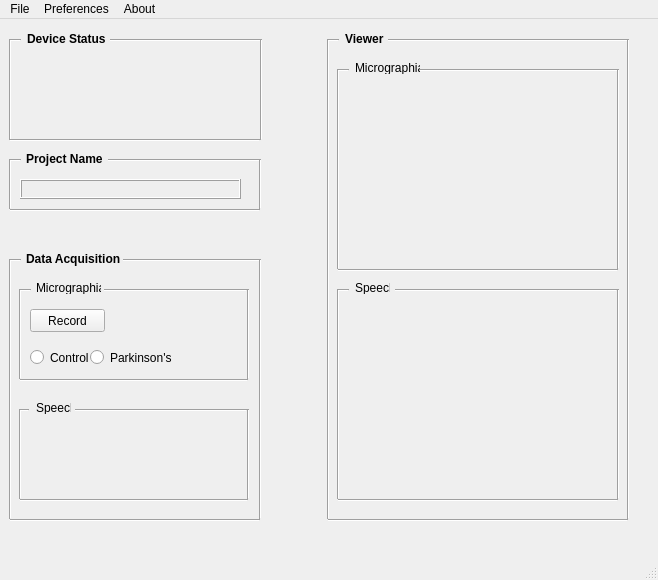
<?xml version="1.0" encoding="UTF-8"?>
<ui version="4.0">
 <class>MainWindow</class>
 <widget class="QMainWindow" name="MainWindow">
  <property name="geometry">
   <rect>
    <x>0</x>
    <y>0</y>
    <width>658</width>
    <height>580</height>
   </rect>
  </property>
  <property name="windowTitle">
   <string>MainWindow</string>
  </property>
  <widget class="QWidget" name="centralwidget">
   <widget class="Line" name="line">
    <property name="geometry">
     <rect>
      <x>2</x>
      <y>20</y>
      <width>16</width>
      <height>101</height>
     </rect>
    </property>
    <property name="orientation">
     <enum>Qt::Vertical</enum>
    </property>
   </widget>
   <widget class="Line" name="line_2">
    <property name="geometry">
     <rect>
      <x>11</x>
      <y>20</y>
      <width>10</width>
      <height>3</height>
     </rect>
    </property>
    <property name="orientation">
     <enum>Qt::Horizontal</enum>
    </property>
   </widget>
   <widget class="Line" name="line_3">
    <property name="geometry">
     <rect>
      <x>10</x>
      <y>120</y>
      <width>250</width>
      <height>3</height>
     </rect>
    </property>
    <property name="orientation">
     <enum>Qt::Horizontal</enum>
    </property>
   </widget>
   <widget class="QLabel" name="label">
    <property name="geometry">
     <rect>
      <x>27</x>
      <y>12</y>
      <width>81</width>
      <height>16</height>
     </rect>
    </property>
    <property name="font">
     <font>
      <weight>75</weight>
      <bold>true</bold>
     </font>
    </property>
    <property name="text">
     <string>Device Status</string>
    </property>
   </widget>
   <widget class="Line" name="line_4">
    <property name="geometry">
     <rect>
      <x>110</x>
      <y>20</y>
      <width>151</width>
      <height>3</height>
     </rect>
    </property>
    <property name="orientation">
     <enum>Qt::Horizontal</enum>
    </property>
   </widget>
   <widget class="Line" name="line_5">
    <property name="geometry">
     <rect>
      <x>253</x>
      <y>20</y>
      <width>16</width>
      <height>101</height>
     </rect>
    </property>
    <property name="orientation">
     <enum>Qt::Vertical</enum>
    </property>
   </widget>
   <widget class="Line" name="line_6">
    <property name="geometry">
     <rect>
      <x>11</x>
      <y>140</y>
      <width>10</width>
      <height>3</height>
     </rect>
    </property>
    <property name="orientation">
     <enum>Qt::Horizontal</enum>
    </property>
   </widget>
   <widget class="QLabel" name="label_2">
    <property name="geometry">
     <rect>
      <x>26</x>
      <y>132</y>
      <width>81</width>
      <height>16</height>
     </rect>
    </property>
    <property name="font">
     <font>
      <weight>75</weight>
      <bold>true</bold>
     </font>
    </property>
    <property name="text">
     <string>Project Name</string>
    </property>
   </widget>
   <widget class="Line" name="line_7">
    <property name="geometry">
     <rect>
      <x>108</x>
      <y>140</y>
      <width>152</width>
      <height>3</height>
     </rect>
    </property>
    <property name="orientation">
     <enum>Qt::Horizontal</enum>
    </property>
   </widget>
   <widget class="Line" name="line_8">
    <property name="geometry">
     <rect>
      <x>252</x>
      <y>140</y>
      <width>16</width>
      <height>50</height>
     </rect>
    </property>
    <property name="orientation">
     <enum>Qt::Vertical</enum>
    </property>
   </widget>
   <widget class="Line" name="line_9">
    <property name="geometry">
     <rect>
      <x>2</x>
      <y>140</y>
      <width>16</width>
      <height>50</height>
     </rect>
    </property>
    <property name="orientation">
     <enum>Qt::Vertical</enum>
    </property>
   </widget>
   <widget class="Line" name="line_10">
    <property name="geometry">
     <rect>
      <x>10</x>
      <y>190</y>
      <width>250</width>
      <height>3</height>
     </rect>
    </property>
    <property name="orientation">
     <enum>Qt::Horizontal</enum>
    </property>
   </widget>
   <widget class="Line" name="line_11">
    <property name="geometry">
     <rect>
      <x>2</x>
      <y>240</y>
      <width>16</width>
      <height>260</height>
     </rect>
    </property>
    <property name="orientation">
     <enum>Qt::Vertical</enum>
    </property>
   </widget>
   <widget class="Line" name="line_12">
    <property name="geometry">
     <rect>
      <x>252</x>
      <y>240</y>
      <width>16</width>
      <height>260</height>
     </rect>
    </property>
    <property name="orientation">
     <enum>Qt::Vertical</enum>
    </property>
   </widget>
   <widget class="Line" name="line_13">
    <property name="geometry">
     <rect>
      <x>123</x>
      <y>240</y>
      <width>137</width>
      <height>3</height>
     </rect>
    </property>
    <property name="orientation">
     <enum>Qt::Horizontal</enum>
    </property>
   </widget>
   <widget class="Line" name="line_14">
    <property name="geometry">
     <rect>
      <x>11</x>
      <y>240</y>
      <width>10</width>
      <height>3</height>
     </rect>
    </property>
    <property name="orientation">
     <enum>Qt::Horizontal</enum>
    </property>
   </widget>
   <widget class="QLabel" name="label_3">
    <property name="geometry">
     <rect>
      <x>26</x>
      <y>232</y>
      <width>101</width>
      <height>16</height>
     </rect>
    </property>
    <property name="font">
     <font>
      <weight>75</weight>
      <bold>true</bold>
     </font>
    </property>
    <property name="text">
     <string>Data Acquisition</string>
    </property>
   </widget>
   <widget class="Line" name="line_15">
    <property name="geometry">
     <rect>
      <x>10</x>
      <y>500</y>
      <width>250</width>
      <height>3</height>
     </rect>
    </property>
    <property name="orientation">
     <enum>Qt::Horizontal</enum>
    </property>
   </widget>
   <widget class="Line" name="line_16">
    <property name="geometry">
     <rect>
      <x>12</x>
      <y>270</y>
      <width>16</width>
      <height>90</height>
     </rect>
    </property>
    <property name="orientation">
     <enum>Qt::Vertical</enum>
    </property>
   </widget>
   <widget class="Line" name="line_17">
    <property name="geometry">
     <rect>
      <x>240</x>
      <y>270</y>
      <width>16</width>
      <height>90</height>
     </rect>
    </property>
    <property name="orientation">
     <enum>Qt::Vertical</enum>
    </property>
   </widget>
   <widget class="Line" name="line_18">
    <property name="geometry">
     <rect>
      <x>104</x>
      <y>270</y>
      <width>143</width>
      <height>3</height>
     </rect>
    </property>
    <property name="orientation">
     <enum>Qt::Horizontal</enum>
    </property>
   </widget>
   <widget class="Line" name="line_19">
    <property name="geometry">
     <rect>
      <x>21</x>
      <y>270</y>
      <width>10</width>
      <height>3</height>
     </rect>
    </property>
    <property name="orientation">
     <enum>Qt::Horizontal</enum>
    </property>
   </widget>
   <widget class="QLabel" name="label_4">
    <property name="geometry">
     <rect>
      <x>36</x>
      <y>262</y>
      <width>65</width>
      <height>13</height>
     </rect>
    </property>
    <property name="text">
     <string>Micrographia</string>
    </property>
   </widget>
   <widget class="Line" name="line_20">
    <property name="geometry">
     <rect>
      <x>20</x>
      <y>360</y>
      <width>228</width>
      <height>3</height>
     </rect>
    </property>
    <property name="orientation">
     <enum>Qt::Horizontal</enum>
    </property>
   </widget>
   <widget class="Line" name="line_21">
    <property name="geometry">
     <rect>
      <x>19</x>
      <y>390</y>
      <width>10</width>
      <height>3</height>
     </rect>
    </property>
    <property name="orientation">
     <enum>Qt::Horizontal</enum>
    </property>
   </widget>
   <widget class="QLabel" name="label_5">
    <property name="geometry">
     <rect>
      <x>36</x>
      <y>382</y>
      <width>35</width>
      <height>13</height>
     </rect>
    </property>
    <property name="text">
     <string>Speech</string>
    </property>
   </widget>
   <widget class="Line" name="line_22">
    <property name="geometry">
     <rect>
      <x>240</x>
      <y>390</y>
      <width>16</width>
      <height>90</height>
     </rect>
    </property>
    <property name="orientation">
     <enum>Qt::Vertical</enum>
    </property>
   </widget>
   <widget class="Line" name="line_23">
    <property name="geometry">
     <rect>
      <x>75</x>
      <y>390</y>
      <width>172</width>
      <height>3</height>
     </rect>
    </property>
    <property name="orientation">
     <enum>Qt::Horizontal</enum>
    </property>
   </widget>
   <widget class="Line" name="line_24">
    <property name="geometry">
     <rect>
      <x>20</x>
      <y>480</y>
      <width>228</width>
      <height>3</height>
     </rect>
    </property>
    <property name="orientation">
     <enum>Qt::Horizontal</enum>
    </property>
   </widget>
   <widget class="Line" name="line_25">
    <property name="geometry">
     <rect>
      <x>12</x>
      <y>390</y>
      <width>16</width>
      <height>90</height>
     </rect>
    </property>
    <property name="orientation">
     <enum>Qt::Vertical</enum>
    </property>
   </widget>
   <widget class="Line" name="line_26">
    <property name="geometry">
     <rect>
      <x>330</x>
      <y>270</y>
      <width>16</width>
      <height>210</height>
     </rect>
    </property>
    <property name="orientation">
     <enum>Qt::Vertical</enum>
    </property>
   </widget>
   <widget class="Line" name="line_27">
    <property name="geometry">
     <rect>
      <x>388</x>
      <y>20</y>
      <width>240</width>
      <height>3</height>
     </rect>
    </property>
    <property name="orientation">
     <enum>Qt::Horizontal</enum>
    </property>
   </widget>
   <widget class="QLabel" name="label_6">
    <property name="geometry">
     <rect>
      <x>355</x>
      <y>262</y>
      <width>35</width>
      <height>13</height>
     </rect>
    </property>
    <property name="text">
     <string>Speech</string>
    </property>
   </widget>
   <widget class="QLabel" name="label_7">
    <property name="geometry">
     <rect>
      <x>345</x>
      <y>12</y>
      <width>41</width>
      <height>16</height>
     </rect>
    </property>
    <property name="font">
     <font>
      <weight>75</weight>
      <bold>true</bold>
     </font>
    </property>
    <property name="text">
     <string>Viewer</string>
    </property>
   </widget>
   <widget class="Line" name="line_28">
    <property name="geometry">
     <rect>
      <x>610</x>
      <y>50</y>
      <width>16</width>
      <height>200</height>
     </rect>
    </property>
    <property name="orientation">
     <enum>Qt::Vertical</enum>
    </property>
   </widget>
   <widget class="Line" name="line_29">
    <property name="geometry">
     <rect>
      <x>395</x>
      <y>270</y>
      <width>222</width>
      <height>3</height>
     </rect>
    </property>
    <property name="orientation">
     <enum>Qt::Horizontal</enum>
    </property>
   </widget>
   <widget class="Line" name="line_30">
    <property name="geometry">
     <rect>
      <x>328</x>
      <y>500</y>
      <width>300</width>
      <height>3</height>
     </rect>
    </property>
    <property name="orientation">
     <enum>Qt::Horizontal</enum>
    </property>
   </widget>
   <widget class="QLabel" name="label_8">
    <property name="geometry">
     <rect>
      <x>355</x>
      <y>42</y>
      <width>65</width>
      <height>13</height>
     </rect>
    </property>
    <property name="text">
     <string>Micrographia</string>
    </property>
   </widget>
   <widget class="Line" name="line_31">
    <property name="geometry">
     <rect>
      <x>338</x>
      <y>250</y>
      <width>280</width>
      <height>3</height>
     </rect>
    </property>
    <property name="orientation">
     <enum>Qt::Horizontal</enum>
    </property>
   </widget>
   <widget class="Line" name="line_32">
    <property name="geometry">
     <rect>
      <x>620</x>
      <y>20</y>
      <width>16</width>
      <height>480</height>
     </rect>
    </property>
    <property name="orientation">
     <enum>Qt::Vertical</enum>
    </property>
   </widget>
   <widget class="Line" name="line_33">
    <property name="geometry">
     <rect>
      <x>610</x>
      <y>270</y>
      <width>16</width>
      <height>210</height>
     </rect>
    </property>
    <property name="orientation">
     <enum>Qt::Vertical</enum>
    </property>
   </widget>
   <widget class="Line" name="line_34">
    <property name="geometry">
     <rect>
      <x>420</x>
      <y>50</y>
      <width>198</width>
      <height>3</height>
     </rect>
    </property>
    <property name="orientation">
     <enum>Qt::Horizontal</enum>
    </property>
   </widget>
   <widget class="Line" name="line_35">
    <property name="geometry">
     <rect>
      <x>339</x>
      <y>270</y>
      <width>10</width>
      <height>3</height>
     </rect>
    </property>
    <property name="orientation">
     <enum>Qt::Horizontal</enum>
    </property>
   </widget>
   <widget class="Line" name="line_36">
    <property name="geometry">
     <rect>
      <x>330</x>
      <y>50</y>
      <width>16</width>
      <height>200</height>
     </rect>
    </property>
    <property name="orientation">
     <enum>Qt::Vertical</enum>
    </property>
   </widget>
   <widget class="Line" name="line_37">
    <property name="geometry">
     <rect>
      <x>329</x>
      <y>20</y>
      <width>10</width>
      <height>3</height>
     </rect>
    </property>
    <property name="orientation">
     <enum>Qt::Horizontal</enum>
    </property>
   </widget>
   <widget class="Line" name="line_38">
    <property name="geometry">
     <rect>
      <x>339</x>
      <y>50</y>
      <width>10</width>
      <height>3</height>
     </rect>
    </property>
    <property name="orientation">
     <enum>Qt::Horizontal</enum>
    </property>
   </widget>
   <widget class="Line" name="line_39">
    <property name="geometry">
     <rect>
      <x>320</x>
      <y>20</y>
      <width>16</width>
      <height>480</height>
     </rect>
    </property>
    <property name="orientation">
     <enum>Qt::Vertical</enum>
    </property>
   </widget>
   <widget class="Line" name="line_40">
    <property name="geometry">
     <rect>
      <x>338</x>
      <y>480</y>
      <width>280</width>
      <height>3</height>
     </rect>
    </property>
    <property name="orientation">
     <enum>Qt::Horizontal</enum>
    </property>
   </widget>
   <widget class="QPushButton" name="recordMG">
    <property name="geometry">
     <rect>
      <x>30</x>
      <y>290</y>
      <width>75</width>
      <height>23</height>
     </rect>
    </property>
    <property name="text">
     <string>Record</string>
    </property>
   </widget>
   <widget class="QRadioButton" name="radioControl">
    <property name="geometry">
     <rect>
      <x>30</x>
      <y>330</y>
      <width>61</width>
      <height>17</height>
     </rect>
    </property>
    <property name="text">
     <string>Control</string>
    </property>
   </widget>
   <widget class="QRadioButton" name="radioParkinson">
    <property name="geometry">
     <rect>
      <x>90</x>
      <y>330</y>
      <width>82</width>
      <height>17</height>
     </rect>
    </property>
    <property name="text">
     <string>Parkinson's</string>
    </property>
   </widget>
   <widget class="QLabel" name="ProjName">
    <property name="geometry">
     <rect>
      <x>20</x>
      <y>160</y>
      <width>221</width>
      <height>20</height>
     </rect>
    </property>
    <property name="font">
     <font>
      <family>Times New Roman</family>
      <pointsize>10</pointsize>
     </font>
    </property>
    <property name="frameShape">
     <enum>QFrame::Box</enum>
    </property>
    <property name="frameShadow">
     <enum>QFrame::Raised</enum>
    </property>
    <property name="lineWidth">
     <number>1</number>
    </property>
    <property name="text">
     <string/>
    </property>
   </widget>
  </widget>
  <widget class="QMenuBar" name="menubar">
   <property name="geometry">
    <rect>
     <x>0</x>
     <y>0</y>
     <width>658</width>
     <height>21</height>
    </rect>
   </property>
   <widget class="QMenu" name="menuFile">
    <property name="title">
     <string>File</string>
    </property>
    <addaction name="actionNew_Project"/>
    <addaction name="actionOpen_Project"/>
    <addaction name="separator"/>
    <addaction name="actionExit"/>
   </widget>
   <widget class="QMenu" name="menuPreferences">
    <property name="title">
     <string>Preferences</string>
    </property>
    <addaction name="actionPre_recorded_Instructions"/>
    <addaction name="actionAudio_Device_selection"/>
    <addaction name="actionGeneral"/>
   </widget>
   <widget class="QMenu" name="menuAbout">
    <property name="title">
     <string>About</string>
    </property>
    <addaction name="actionAbout"/>
   </widget>
   <addaction name="menuFile"/>
   <addaction name="menuPreferences"/>
   <addaction name="menuAbout"/>
  </widget>
  <widget class="QStatusBar" name="statusbar"/>
  <action name="actionExit">
   <property name="text">
    <string>Exit</string>
   </property>
  </action>
  <action name="actionPre_recorded_Instructions">
   <property name="text">
    <string>Pre-recorded Instructions</string>
   </property>
  </action>
  <action name="actionAudio_Device_selection">
   <property name="text">
    <string>Audio Device Selection</string>
   </property>
  </action>
  <action name="actionGeneral">
   <property name="text">
    <string>General</string>
   </property>
  </action>
  <action name="actionAbout">
   <property name="text">
    <string>About..</string>
   </property>
  </action>
  <action name="actionNew_Project">
   <property name="text">
    <string>New Project..</string>
   </property>
  </action>
  <action name="actionOpen_Project">
   <property name="text">
    <string>Open Project..</string>
   </property>
  </action>
 </widget>
 <resources/>
 <connections/>
</ui>
